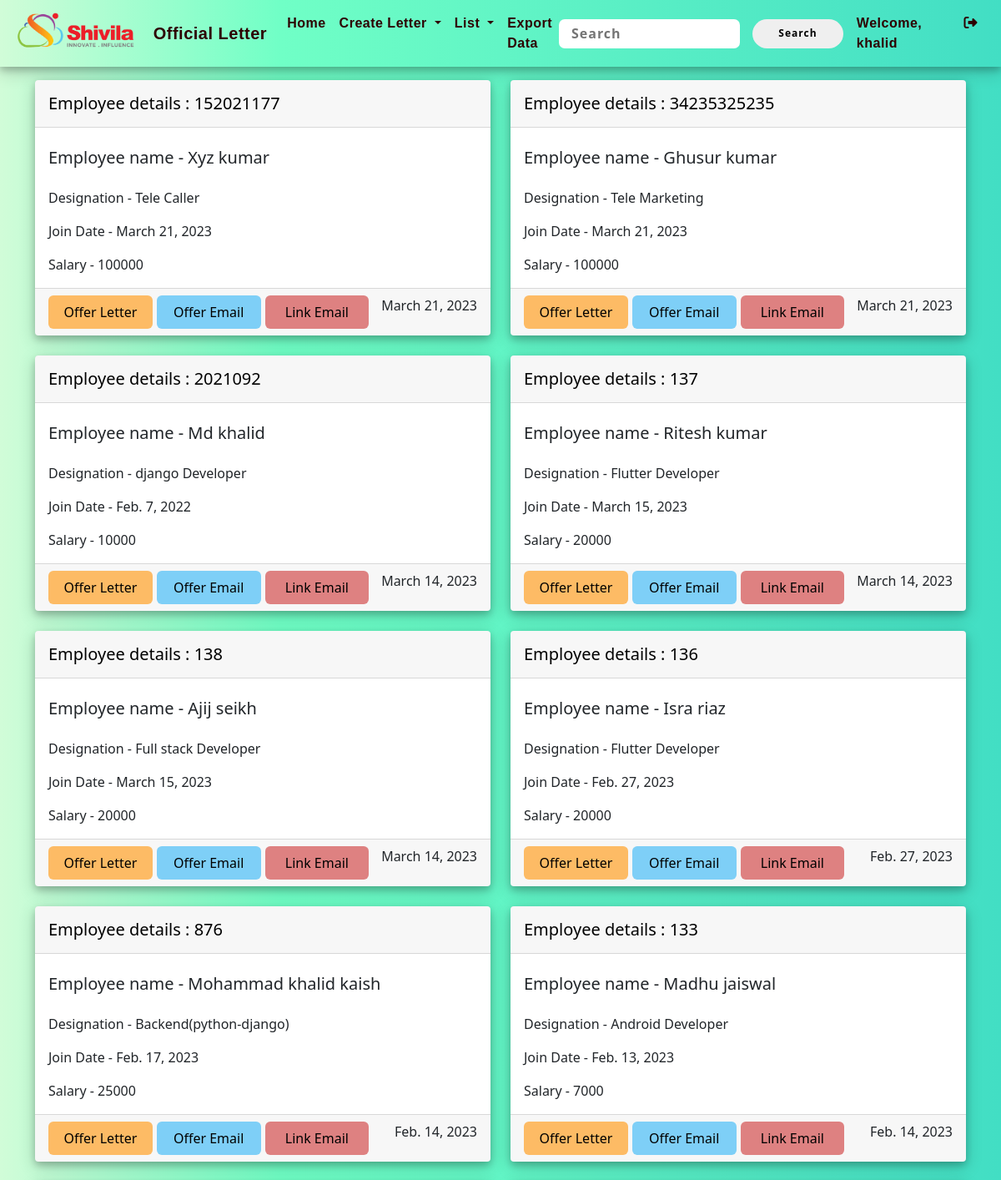
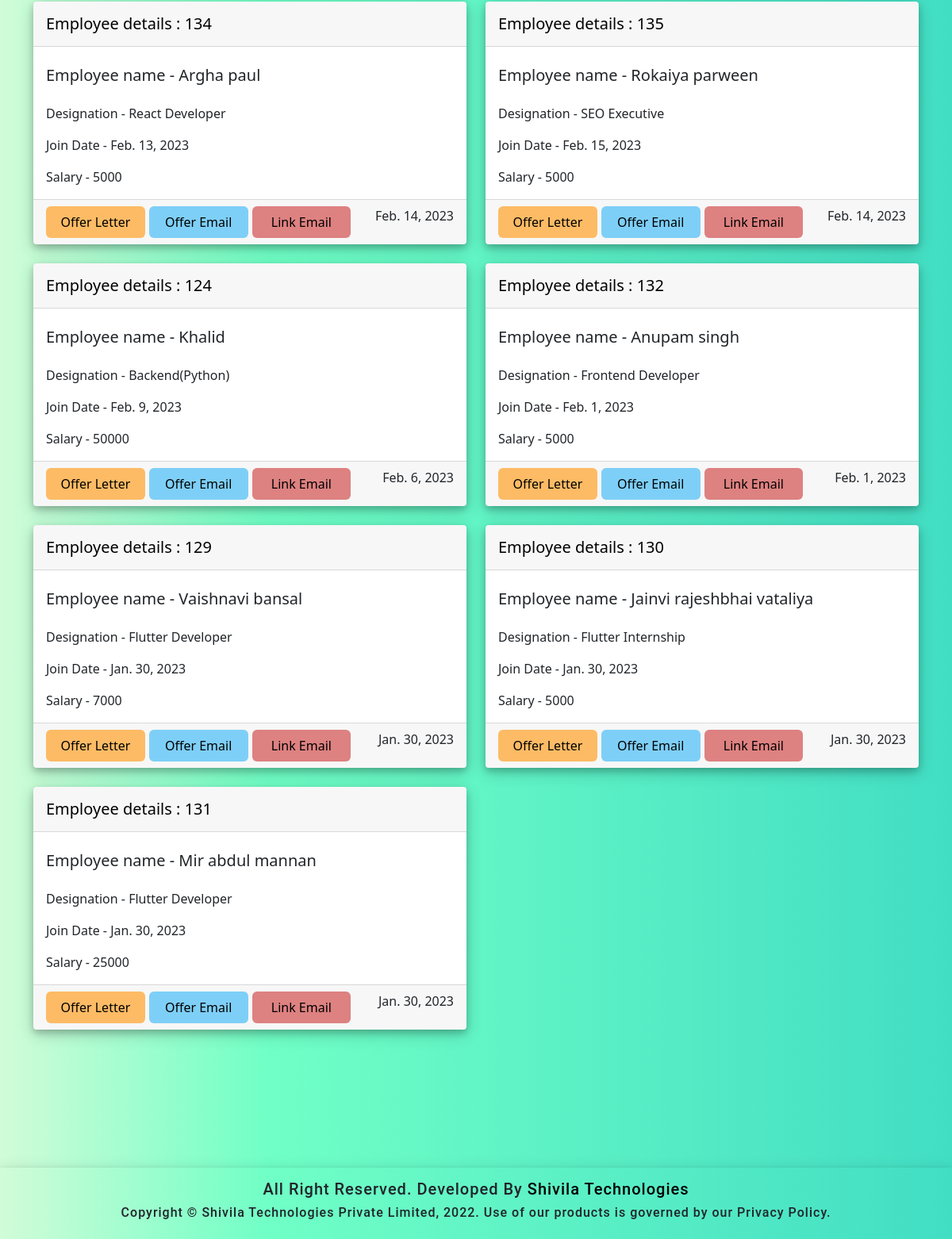
The page /offersate/ (signed in) on the database its author committed (2 pictures, top to bottom).
### html2pdf_app/models.py (models this page shows, shortened)
class Offer(models.Model):
    employee_id = models.IntegerField()
    employee_email = models.EmailField()
    employee_name = models.CharField(max_length=100)
    job_type = models.CharField(max_length=30)
    designation = models.CharField(max_length=100)
    salary = models.CharField(max_length=1000)
    joindate = models.DateField(auto_now_add=False,null=True)
    date = models.DateField(auto_now_add=True,null=False)
    id = models.UUIDField(primary_key=True,unique=True, default=uuid.uuid4,editable = False)
    qrcode= models.ImageField(upload_to='qrimage/', blank=True)
    class Meta:
        ordering = ('employee_id',)

### html2pdf_app/views.py (the view)
# urls.py: path('offersate/', views.offeration, name = 'offersate'),
def offeration(request):
    bill = Offer.objects.all().order_by('-date')
    return render(request, 'offersate.html', {'bill': bill})

### templates/offersate.html (shortened to what this page needs)
{% extends 'base.html' %}
{% block nav_home %}active{% endblock %}
{% block content %}
<div class="row row-cols-1 row-cols-md-2 g-4">
    {% for pt in bill %}
    <div class="col">
        <div class="card card_container">
            <div class="card-header">
                <div class="card-title">
                    <h5 class=" pt-2 employee_details">Employee details : {{ pt.employee_id }}</h5>
                </div>
            </div>
            <div class="card-body">
                <h5 class="card-title pt-2">Employee name - {{ pt.employee_name.capitalize }}</h5>
                <p class="card-text mt-4">Designation - {{ pt.designation }}</p>
                <p class="card-text">Join Date - {{ pt.joindate }}</p>
                <p class="card-text">Salary - {{ pt.salary }}</p>
            </div>
            <div class="card-footer">
                <a href="{% url 'offers_pdf' pt.id %}" download= "{{ pt.employee_name.capitalize }}.pdf" target="_blank" class="link-btn" style="background-color: #fdbb65;">Offer Letter</a>
                <a class="link-btn" href="/offernationemailattachment" style="background-color: #7ecff7;">Offer Email</a>
                <a href="{% url 'linkemail' pt.id %}" class="link-btn" style="background-color: #de8181;">Link Email  </a>
                <p class="text-end text-dark">{{ pt.date }}</p>
            </div>
        </div>
    </div>
    {% endfor %}
</div><br>
{% endblock %}

### templates/base.html (shortened to what this page needs)
{% load static %}
<!DOCTYPE html>
<html lang="en">
<head>
    <link href="{% static 'css/style.css' %}" rel="stylesheet" type="text/css">
    <link href="https://cdn.jsdelivr.net/npm/bootstrap@5.0.2/dist/css/bootstrap.min.css" rel="stylesheet">
    <link rel="stylesheet" href="https://cdnjs.cloudflare.com/ajax/libs/font-awesome/6.2.0/css/all.min.css"
 />
</head>
<body>
    <nav class="navbar navbar-expand-lg ">
        <div class="container-fluid">
            <div class="header_box">
                <a class="productLogo" href="https://shivila.com/" target="_blank"><img
                        src="{% static 'image/shivilaLogoImg.png' %}" alt="" class="shivilaLogo"></a>
                <a class="navbar-brand">Official Letter</a>
            </div>
            <div class="collapse navbar-collapse" id="navbarSupportedContent">
                <ul class="navbar-nav me-auto mb-2 mb-lg-0 ">
                    {% if user.is_authenticated %}
                    <li class="nav-item">
                        <a class="nav-link {% block nav_home %}{% endblock %} active" href="{% url 'index' %}">Home</a>
                    </li>
                    <li class="nav-item dropdown">
                        <a class="nav-link dropdown-toggle" href="#" id="navbarDropdown" role="button"
                            data-bs-toggle="dropdown" aria-expanded="false">
                            Create Letter
                        </a>
                    </li>
                    <li class="nav-item dropdown">
                        <a class="nav-link dropdown-toggle" href="#" id="navbarDropdown" role="button"
                            data-bs-toggle="dropdown" aria-expanded="false">
                            List
                        </a>
                    </li>
                    <li class="nav-item">
                        <a class="nav-link {% block nav_export_to_excel %}{% endblock %} active"
                            href="{% url 'export_to_excel' %}">Export Data</a>
                    </li>
                    {% endif %}
                </ul>
                <center>
                    {% if user.is_authenticated %}
                    <form action="{% url 'SearchView' %}" method="GET" value="{{request.GET.q}}" class="search_form">
                        <input type="text" name="q" value="{{request.GET.q}}" placeholder="Search"
                            class="search_input" />
                        <input type="submit" name="submit" value="Search" class="search_submit" />
                    </form>
                    {% endif %}
                </center>
                <form class="d-flex" role="search">
                    {% if user.is_authenticated %}
                    <a class="nav-link {% block nav_username %}{% endblock %} active" href="#">Welcome,
                        {{user.username}}</a>
                    <a class="nav-link {% block nav_logout %}{% endblock %} active" href="/logout"><i
                            class="fa-solid fa-right-from-bracket" id="icon"></i></a>
                    {% endif %}
                </form>
            </div>
        </div>
    </nav>
    <div class="container mt-3">
        {% block content %}
        {% endblock %}
    </div>
    <div class="footer">
        <h5 class="firstRow">All Right Reserved. Developed By <a href="https://shivila.com/" target="_blank">Shivila
                Technologies</a> </h5>
        <h6 class="secondRow">Copyright © Shivila Technologies Private Limited, 2022. Use of our products is governed by
            our Privacy Policy.</h6>
    </div>
</body>
</html>

### static/css/style.css (style rules this page uses)
.card a, .card a:hover { text-decoration: none; color: #000 }

### templates/base.html (style rules this page uses)
.navbar { box-shadow: 0 4px 8px 0 rgba(0, 0, 0, 0.2), 0 6px 20px 0 rgba(0, 0, 0, 0.19); background-color: transparent; }
.nav-link, .navbar-brand { color: rgb(45, 0, 0); font-weight: 600; font-family: Arial, Helvetica, sans-serif; letter-spacing: 0.5px; }
.footer { height: 90px; width: 100%; overflow: hidden; text-align: center; box-shadow: 0 4px 8px 0 rgba(0, 0, 0, 0.2), 0 6px 20px 0 rgba(0, 0, 0, 0.19); font-family: 'Roboto', sans-serif; letter-spacing: 1px; margin-top: 150px; display: flex; justify-content: center; align-items: center; flex-direction: column; }
a { text-decoration: none; color: black; }
.header_box { display: flex; align-items: center; gap: 15px; }
.shivilaLogo { height: 50px; }
.search_form { display: flex; justify-content: center; align-items: center; gap: 15px; }
.search_input { width: 70%; height: 35px; letter-spacing: 1px; font-weight: 600; border: none; border-radius: 7px; padding: 0 15px; }
.search_submit { height: 35px; border-radius: 50px; width: 120px; letter-spacing: 1px; font-size: 12px; font-weight: 600; border-style: none; }

### templates/offersate.html (style rules this page uses)
body { min-height: 100vh; max-height: auto; background: linear-gradient(90deg, rgb(209, 252, 216) 0%, rgb(112, 255, 198)28%, rgba(66,222,196,1) 100%); }
.card_container { border: none; box-shadow: 0 4px 8px 0 rgba(0, 0, 0, 0.2), 0 6px 20px 0 rgba(0, 0, 0, 0.19); background: white; }
.employee_details { color: black; }
.card-footer { display: grid; grid-template-columns: repeat(4, 0.5fr); gap: 10px 5px; }
.link-btn { width: auto; height: 40px; text-align: center; border-radius: 6px; border: none; display: flex; align-items: center; justify-content: center; padding: 0 3px 0 3px; }

### rows shown on the page
Offer: employee_id "152021177", employee_name "Xyz kumar", designation "Tele Caller", joindate "March 21, 2023", salary "100000", date "March 21, 2023"
Offer: employee_id "34235325235", employee_name "Ghusur kumar", designation "Tele Marketing", joindate "March 21, 2023", salary "100000", date "March 21, 2023"
Offer: employee_id "2021092", employee_name "Md khalid", designation "django Developer", joindate "Feb. 7, 2022", salary "10000", date "March 14, 2023"
Offer: employee_id "137", employee_name "Ritesh kumar", designation "Flutter Developer", joindate "March 15, 2023", salary "20000", date "March 14, 2023"
Offer: employee_id "138", employee_name "Ajij seikh", designation "Full stack Developer", joindate "March 15, 2023", salary "20000", date "March 14, 2023"
Offer: employee_id "136", employee_name "Isra riaz", designation "Flutter Developer", joindate "Feb. 27, 2023", salary "20000", date "Feb. 27, 2023"
Offer: employee_id "876", employee_name "Mohammad khalid kaish", designation "Backend(python-django)", joindate "Feb. 17, 2023", salary "25000", date "Feb. 14, 2023"
Offer: employee_id "133", employee_name "Madhu jaiswal", designation "Android Developer", joindate "Feb. 13, 2023", salary "7000", date "Feb. 14, 2023"
Offer: employee_id "134", employee_name "Argha paul", designation "React Developer", joindate "Feb. 13, 2023", salary "5000", date "Feb. 14, 2023"
Offer: employee_id "135", employee_name "Rokaiya parween", designation "SEO Executive", joindate "Feb. 15, 2023", salary "5000", date "Feb. 14, 2023"
Offer: employee_id "124", employee_name "Khalid", designation "Backend(Python)", joindate "Feb. 9, 2023", salary "50000", date "Feb. 6, 2023"
Offer: employee_id "132", employee_name "Anupam singh", designation "Frontend Developer", joindate "Feb. 1, 2023", salary "5000", date "Feb. 1, 2023"
Offer: employee_id "129", employee_name "Vaishnavi bansal", designation "Flutter Developer", joindate "Jan. 30, 2023", salary "7000", date "Jan. 30, 2023"
Offer: employee_id "130", employee_name "Jainvi rajeshbhai vataliya", designation "Flutter Internship", joindate "Jan. 30, 2023", salary "5000", date "Jan. 30, 2023"
Offer: employee_id "131", employee_name "Mir abdul mannan", designation "Flutter Developer", joindate "Jan. 30, 2023", salary "25000", date "Jan. 30, 2023"

### other values the page prints
{{ user.username }} "khalid"
